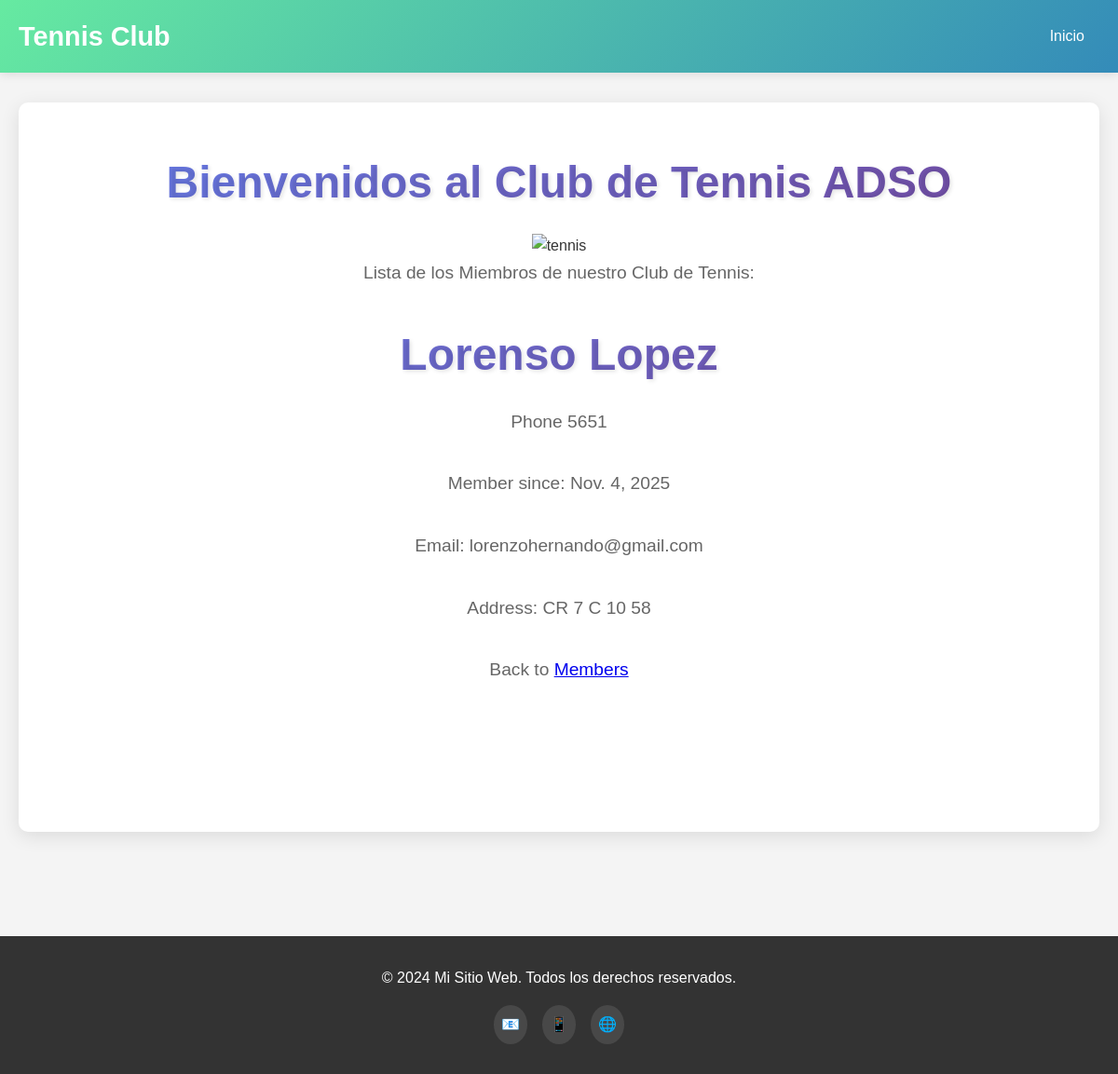
Screenshot of /members/details/7 with the database file from the repository.
### members/models.py (models this page shows, shortened)
class Member(models.Model):
    firstname = models.CharField(max_length=255)
    lastname = models.CharField(max_length=255)
    phone = models.IntegerField(null = True)
    joined_date = models.DateField(null=True)
    email = models.EmailField(null=True)
    address = models.CharField(null=True)

### members/views.py (the view)
# urls.py: path('members/details/<int:id>', views.details, name='details'),
def details(request, id):
  mymember = Member.objects.get(id=id)
  template = loader.get_template('details.html')
  context = {
    'mymember': mymember,
  }
  return HttpResponse(template.render(context, request))

### members/templates/details.html (shortened to what this page needs)
{% extends "master.html" %}
{% block content %}
  <h1>{{ mymember.firstname }} {{ mymember.lastname }}</h1>
  <p>Phone {{ mymember.phone }}</p>
  <p>Member since: {{ mymember.joined_date }}</p>
  <p>Email: {{ mymember.email }}</p>
  <p>Address: {{ mymember.address }}</p>
  <p>Back to <a href="/members">Members</a></p>
{% endblock %}

### members/templates/master.html (style rules this page uses)
* { margin: 0; padding: 0; box-sizing: border-box; }
body { font-family: 'Arial', sans-serif; line-height: 1.6; color: #333; background-color: #f4f4f4; }
.hero h1 { font-size: 3rem; margin-bottom: 1rem; background: linear-gradient(135deg, #667eea 0%, #764ba2 100%); -webkit-background-clip: text; -webkit-text-fill-color: transparent; background-clip: text; text-shadow: 2px 2px 4px rgba(0,0,0,0.1); }
.hero p { font-size: 1.2rem; color: #666; margin-bottom: 2rem; line-height: 1.8; }

### rows the page displays
Member: firstname "Lorenso", lastname "Lopez", phone "5651", joined_date "Nov. 4, 2025", email "lorenzohernando@gmail.com", address "CR 7 C 10 58"
